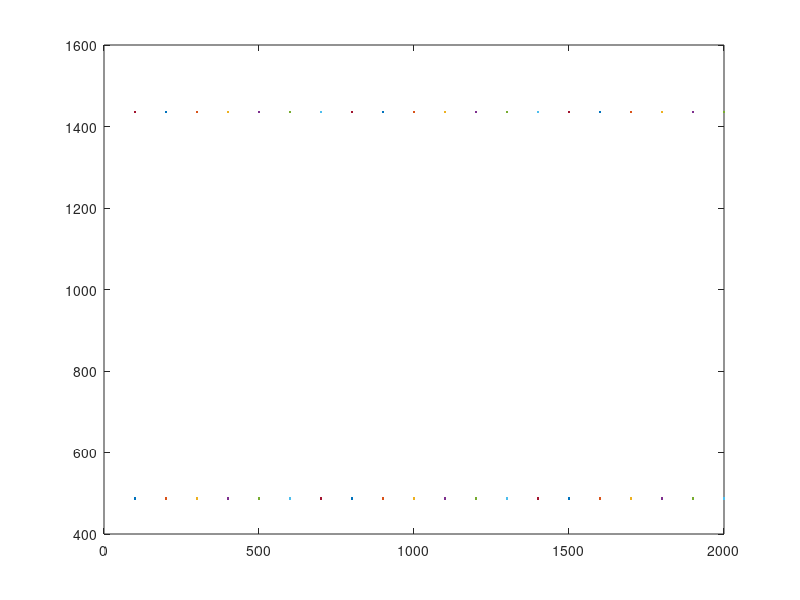

This chart was generated by the following MATLAB code:
RE = 6371;
omega = 7.27 * 10^(-5);
mu = 3.986 * 10^5;
h0 = 100;
mpay = 4500;
g0 = 9.81;

h = linspace(100,2000,20);
dV1 = 8970;     %m/s
dV2 = zeros(1,20);
dV3 = zeros(1,20);
prop1 = zeros(1,20);
prop2 = zeros(1,20);
prop3 = zeros(1,20);

Isp1 = 390;
Isp2 = 420;
Isp3 = 450;

finert1 = .058;
finert2 = .06;
finert3 = 0.063;

for x = 1:20
    %velocities used for deltaV calculations
    Vtrans = sqrt(mu * (2 / (RE + h0) - (1 / ((2 * RE + h0 +h(x)) / 2))));
    Vleo = sqrt(mu / (RE + h0));
    Vfinal = sqrt(mu / (RE + h(x)));
    
    %deltaVs for 2nd and 3rd stage
    dV2(x) = abs(Vtrans - Vleo);
    dV3(x) = abs(Vfinal - Vtrans);
    
    %convert to m/s
    dV2 = dV2(x) * 1000;
    dV3 = dV3(x) * 1000;
    
    
    %initial masses for each stage
    mi_3 = mpay * (exp(dV3 / (Isp3 * g0)) * (1 - finert3)) / (1 - finert3 * exp(dV3 / (Isp3 * g0)));
    mi_2 = mi_3 * (exp(dV2 / (Isp2 * g0)) * (1 - finert2)) / (1 - finert2 * exp(dV2 / (Isp2 * g0)));
    mi_1 = mi_2 * mi_3 * (exp(dV1 / (Isp1 * g0)) * (1 - finert1)) / (1 - finert1 * exp(dV1 / (Isp1 * g0)));
    
    %propellant masses for each stage
    mprop_3 = mpay * ((exp(dV3 / (Isp3 * g0)) - 1) * (1 - finert3)) / (1 - finert3 * exp(dV3 / (Isp3 * g0)));
    mprop_2 = mi_3 * ((exp(dV2 / (Isp2 * g0)) - 1) * (1 - finert2)) / (1 - finert2 * exp(dV2 / (Isp2 * g0)));
    mprop_1 = mi_2 * ((exp(dV1 / (Isp1 * g0)) - 1) * (1 - finert1)) / (1 - finert1 * exp(dV2 / (Isp1 * g0)));
   
    prop1(x) = mprop_1;
    prop2(x) = mprop_2;
    prop3(x) = mprop_3;
    
    if(x == 6)
        fprintf("Stage 1 initial mass: %f. Stage 2 initial mass: %f. Stage 3 initial mass: %f\n",mi_1,mi_2,mi_3);
    end
end

plot(h,dV2,h,dV3)
% plot(h,prop3);
% title("stage 3 propellant mass vs h")
% xlabel("h (km)");
% ylabel("propellant mass (kg)");